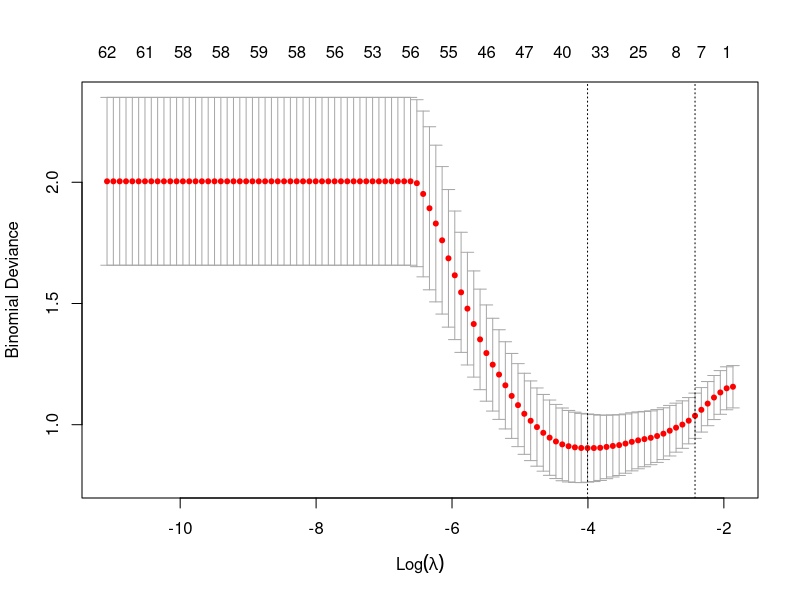
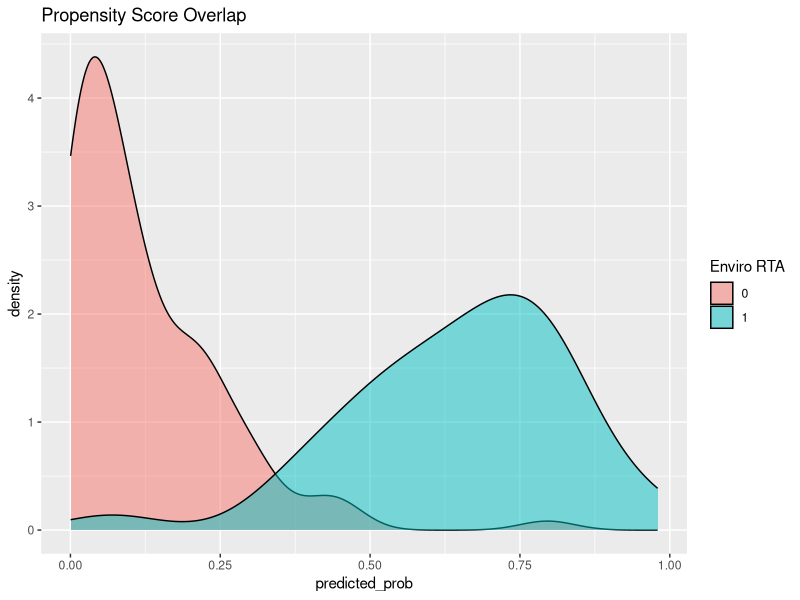

Here is the R script that generated these plots, in order:
library(glmnet)
library(dplyr)
library(fastDummies) # Install if needed: install.packages("fastDummies")

# 1. Load Data
df <- read.csv('rta.csv')
df_panel <- read.csv('rta_panel.csv')

# Filter to keep only RTAs present in the panel (Consistency check)
df <- df %>% filter(id %in% df_panel$id)

# 2. Data Cleaning & Feature Engineering
# Ensure 'agree_dev' is a factor and create dummy variables for it
df <- dummy_cols(df, select_columns = "agree_dev", 
                 remove_first_dummy = TRUE, 
                 remove_selected_columns = FALSE)

# Ensure Date columns are numeric for the model
df$Entry.Numeric <- as.numeric(df$Entry.into.Force)
df$Sig.Numeric <- as.numeric(gsub("[^0-9]", "", df$Date.of.signature)) # Clean "2000" strings

# 3. Define Predictors (X) and Target (Y)
# We strictly exclude IDs, Outcomes, and Future Characteristics
target_var <- "enviro_rta"

exclude_cols <- c(
  "id", "Agreement", "parties", # IDs / Metadata
  "enviro_rta", "enviro_enforce_rta", # Target & Treatment characteristics
  "defor", "biodiv", "defor_enforce", "biodiv_enforce", # Outcomes (Bad controls)
  "Date.of.signature", "Entry.into.Force", "agree_dev" # Raw non-numeric columns
)

# Select all numeric columns except the excluded ones
x_data <- df %>% 
  select(where(is.numeric)) %>%
  select(-any_of(exclude_cols)) 

# Convert to Matrix for GLMNET
x_matrix <- data.matrix(x_data)
y_vector <- df[[target_var]]

# 4. Run LASSO
# We use Cross-Validation to find the optimal Lambda
set.seed(123) # For reproducibility
cv_lasso <- cv.glmnet(x_matrix, y_vector, alpha = 1, family = "binomial")

cv_lasso$lambda.min  # Optimal lambda value

# View the coefficients chosen by the model
# (Variables with '.' are dropped, effectively handling your collinearity)
print(coef(cv_lasso, s = "lambda.min"))

# 5. Predict Propensity Scores
# type="response" gives us the Probability (0 to 1)
probabilities <- predict(cv_lasso, newx = x_matrix, s = "lambda.min", type = "response")

# Add back to dataframe
df$predicted_prob <- as.vector(probabilities)

# 6. Save for the Matching Step
write.csv(df, "rta_propensity.csv", row.names = FALSE)

# Quick Diagnostic: Check for overlap
# If these plots are completely separated, matching will fail.
library(ggplot2)

plot(cv_lasso)

ggplot(df, aes(x = predicted_prob, fill = as.factor(enviro_rta))) +
  geom_density(alpha = 0.5) +
  labs(title = "Propensity Score Overlap", fill = "Enviro RTA")
